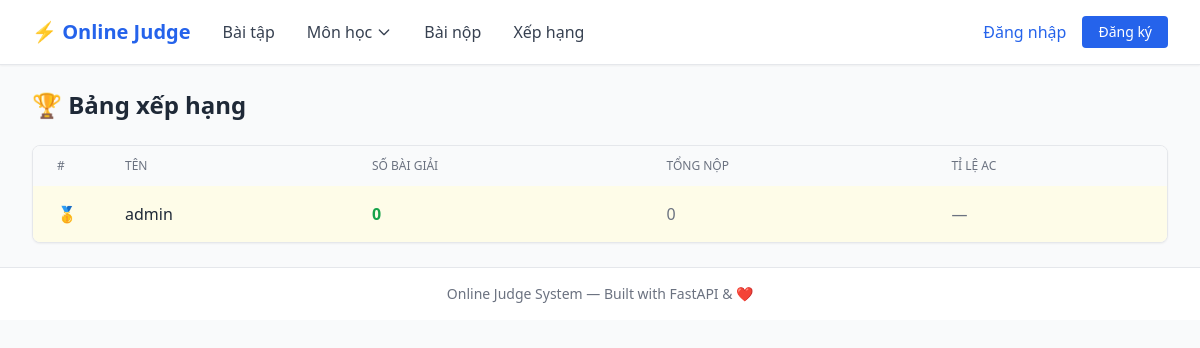
Before: /ranking with the older database file.
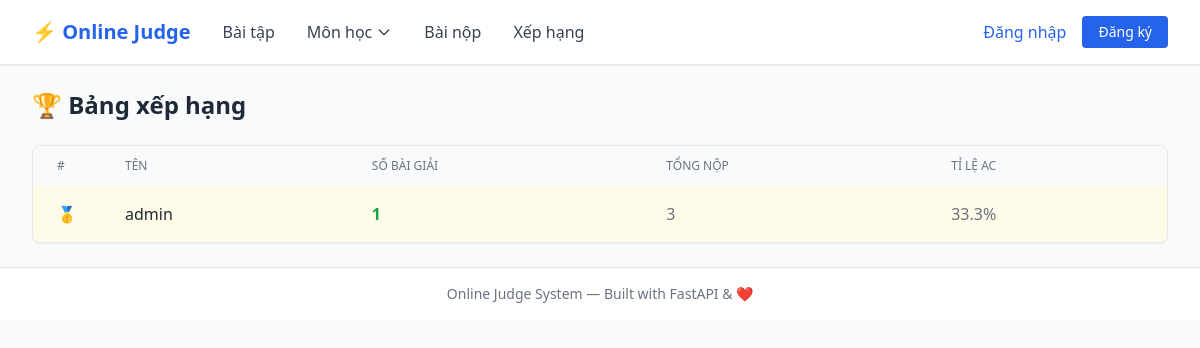
After: the same page with the newer database file.
### models.py (models this page shows)
class User(Base):
    __tablename__ = "users"
    id = Column(Integer, primary_key=True, index=True)
    username = Column(String(50), unique=True, index=True, nullable=False)
    email = Column(String(100), unique=True, index=True, nullable=False)
    password_hash = Column(String(255), nullable=False)
    is_admin = Column(Boolean, default=False)
    created_at = Column(DateTime, default=datetime.utcnow)
    solved_count = Column(Integer, default=0)
    total_submissions = Column(Integer, default=0)
    submissions = relationship("Submission", back_populates="user")

### routers/submissions.py (the view)
@router.get("/ranking")
async def ranking(
    request: Request,
    db: Session = Depends(get_db)
):
    user = get_current_user(request, db)
    users = db.query(User).order_by(
        User.solved_count.desc(),
        User.total_submissions.asc()
    ).limit(100).all()
    return templates.TemplateResponse("ranking.html", {
        "request": request,
        "user": user,
        "users": users,
    })

### templates/ranking.html (shortened to what this page needs)
{% extends "base.html" %}
{% block content %}
<h1 class="text-2xl font-bold text-gray-800 mb-6">🏆 Bảng xếp hạng</h1>
<div class="bg-white rounded-lg shadow-sm border overflow-hidden">
    <table class="min-w-full">
        <thead class="bg-gray-50">
            <tr>
                <th class="px-6 py-3 text-left text-xs font-medium text-gray-500 uppercase w-16">#</th>
                <th class="px-6 py-3 text-left text-xs font-medium text-gray-500 uppercase">Tên</th>
                <th class="px-6 py-3 text-left text-xs font-medium text-gray-500 uppercase">Số bài giải</th>
                <th class="px-6 py-3 text-left text-xs font-medium text-gray-500 uppercase">Tổng nộp</th>
                <th class="px-6 py-3 text-left text-xs font-medium text-gray-500 uppercase">Tỉ lệ AC</th>
            </tr>
        </thead>
        <tbody class="divide-y divide-gray-200">
            {% for u in users %}
            <tr class="hover:bg-gray-50 {% if loop.index <= 3 %}bg-yellow-50{% endif %}">
                <td class="px-6 py-4 font-medium">
                    {% if loop.index == 1 %}🥇
                    {% elif loop.index == 2 %}🥈
                    {% elif loop.index == 3 %}🥉
                    {% else %}{{ loop.index }}{% endif %}
                </td>
                <td class="px-6 py-4 font-medium text-gray-800">{{ u.username }}</td>
                <td class="px-6 py-4 text-green-600 font-semibold">{{ u.solved_count }}</td>
                <td class="px-6 py-4 text-gray-500">{{ u.total_submissions }}</td>
                <td class="px-6 py-4 text-gray-500">
                    {% if u.total_submissions > 0 %}
                        {{ "%.1f"|format(u.solved_count / u.total_submissions * 100) }}%
                    {% else %}—{% endif %}
                </td>
            </tr>
            {% else %}
            <tr>
                <td colspan="5" class="px-6 py-8 text-center text-gray-500">Chưa có thành viên nào.</td>
            </tr>
            {% endfor %}
        </tbody>
    </table>
</div>
{% endblock %}

Changed rows visible on the page:
changed User "admin": solved_count "0" → "1"; total_submissions "0" → "3"; u.solved_count/u.total_submissions*100 (not shown) → "33.3"; total_submissions "—" → "%"
